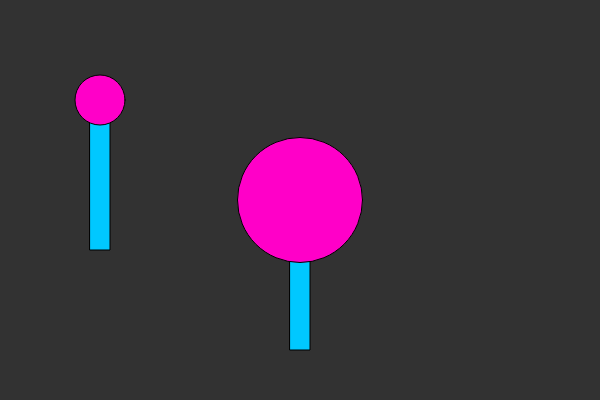
Frame 1 (no input)
Frame 60 (no input): identical to frame 1, image omitted
Frame 120 (the mouse pressed at the canvas centre since frame 60): identical to frame 1, image omitted

The p5.js sketch that drew this single still picture (run headless with seeded random() and noise() and a simulated clock; from frame 60 on, the mouse is pressed at the canvas centre):

// p5.js sketch
// ── sketch.js
function setup() {
  createCanvas(600,400);
}

function draw() {
  background(50);
  
  lollipop(100, 100, 50);
  lollipop(300, 200, 125);
  
}

function lollipop(x, y, size) {
  fill(0, 200, 255);
  rect(x-10, y, 20, 150);
  
  fill(255, 0, 200);
  ellipse(x, y, size, size);
}
